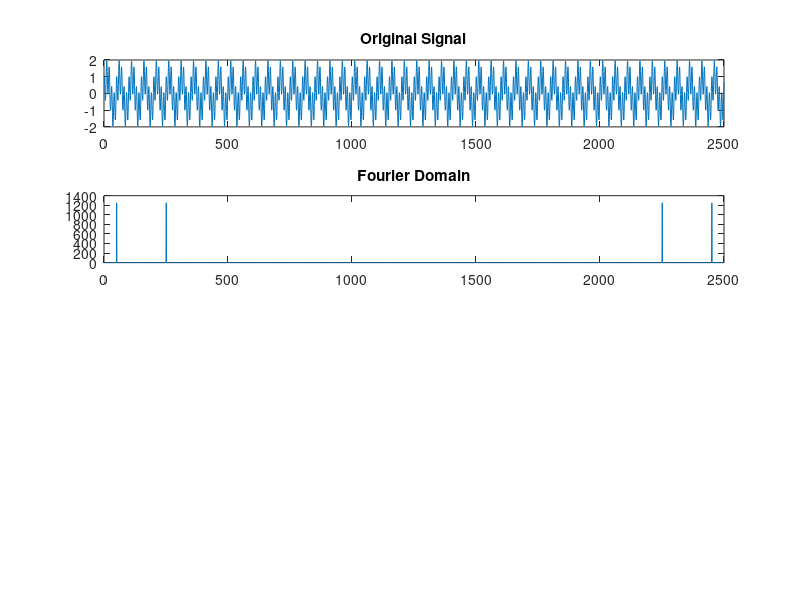

Write MATLAB code to recreate this figure. (Note: this script raises an error after producing the figure.)
% We will first implement a simple Fourier transform.
% Sampling Frequency 
fs = 50;
% Frequency
N = 50;
n = 0:N*fs -1/fs;

t = 2*pi*[0:1/fs:N-1/fs];
y = sin(t) + cos(5*t);

% Hence the formula of Fourier transform is
ft_mat = exp(-1i*2*pi*n'*n/(N*fs));
y_ft = y*ft_mat;

figure;
subplot(4,1,1);
plot(y);
title('Original Signal');

subplot(4,1,2);
plot(abs(y_ft));
title('Fourier Domain');

% Using FFT 
y_fft = NEWFFT(y,n,N*fs);
subplot(4,1,3);
plot(abs(y_fft));
title('Fast Fourier Transform');

% Using Matlabs fft
y_mat = fft(y);
subplot(4,1,4);
plot(abs(y_mat));
title('Fast Fourier Transform(Matlab)');

figure;
% Next we implement fourier transform for 2d images
img = imread('./cameraman.png');
subplot(3,1,1);
imshow(img);
title('Original Image');
% Conver to double for arithmatic issues
img = double(img);

% My implementation
new_image = NEW_FFT2(img);

% Matlab Solution
new_image_matlab = fft2(img);

% Plot them

subplot(3,1,2);
plot(new_image);
title('My Method');
subplot(3,1,3);
plot(new_image_matlab);
title('Matlab');


figure;
% Next example
img = imread('./War_on_drugs.png');
subplot(3,1,1);
imshow(img);
title('Original Image');
% Conver to double for arithmatic issues
img = double(img);

% My implementation
new_image = NEW_FFT2(img);

% Matlab Solution
new_image_matlab = fft2(img);

% Plot them

subplot(3,1,2);
plot(new_image);
title('My Method');
subplot(3,1,3);
plot(new_image_matlab);
title('Matlab');